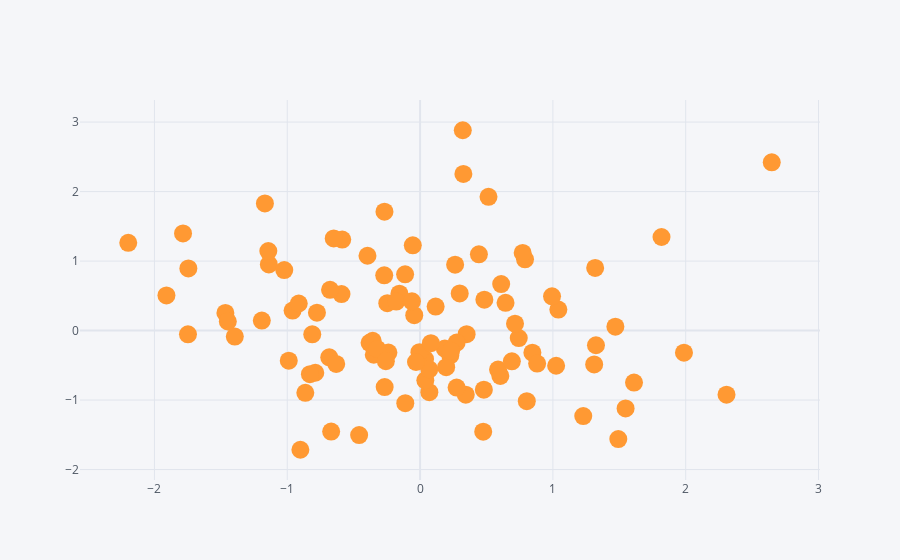

The notebook cell saved with this chart:
### Markdown cell above
### Scatter plot

### Code cell
df1.iplot(kind='scatter', x='A', y='B', mode='markers', size=18)
